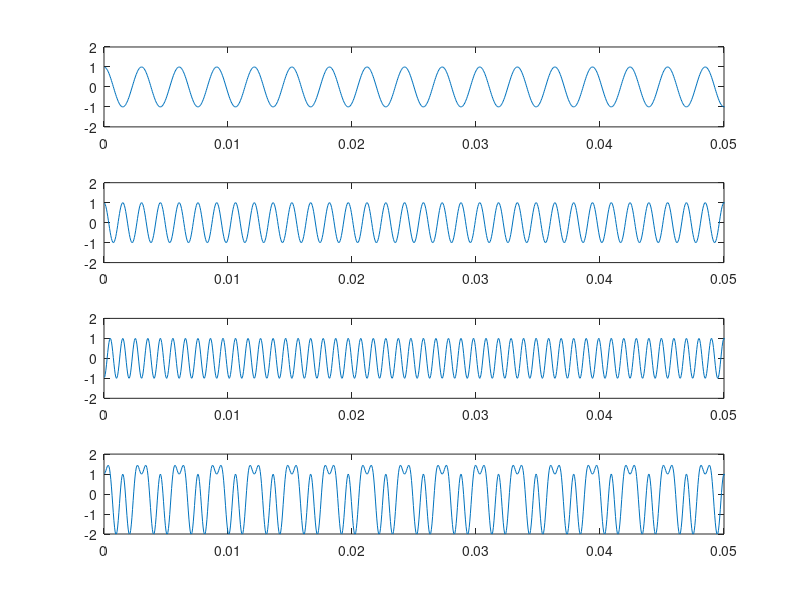

The MATLAB source for this figure: (Note: this script raises an error after producing the figure.)
clear allclose all%Ej 10%ParametrosA1=1A2=1A3=-1f1=330f2=2*f1f3=3*f1fs = 20000; %Frecuencia de muestreoLs = 1; %Druacion de la senal en segundost = 1/fs:1/fs:Ls;  %Vector de tiempox1=A1*cos(2*pi*f1*t);x2=A2*cos(2*pi*f2*t);x3=A3*cos(2*pi*f3*t);x=x1+x2+x3;figure;subplot(4,1,1);plot(t,x1);axis([0 0.05 -2 2])subplot(4,1,2);plot(t,x2);axis([0 0.05 -2 2])subplot(4,1,3);plot(t,x3);axis([0 0.05 -2 2])subplot(4,1,4);plot(t,x);axis([0 0.05 -2 2])sound(x1,fs)%Ej 11Ls = 8; 		% Numero de segundos de la senal[xdet, fs] = audioread('ejemplo.wav'); t = 1/fs:1/fs:Ls;% Senal originalfigure;plot(t,xdet); title('Senal original');xlabel('tiempo');ylabel('amplitud');%sound(xdet,fs); %Descomente si quiere escuchar el audio% Senal con el doble de amplitudy1 = 2*xdet;figure;plot(t,y1);title('Senal con el doble de amplitud');xlabel('tiempo');ylabel('amplitud');%sound(y1,fs);  %Descomente si quiere escuchar el audio% Senal invertida en tiemploy2 = xdet(end:-1:1);figure; plot(t,y2);title('Senal invertida en tiempo');xlabel('tiempo');ylabel('amplitud');%sound(y3,fs); %Descomente si quiere escuchar el audio